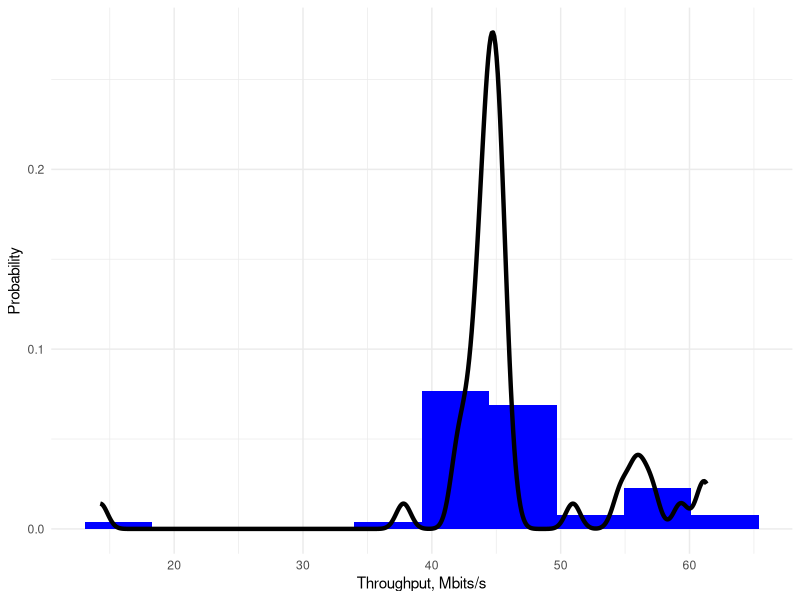

The R script that drew this image:
data<-read.csv("upload.txt", header=T)

require(ggplot2)

pdf("upload.pdf")
options(repr.plot.width = 5, repr.plot.height = 2)
ggplot(data, aes(x=Throughput / 1024, y = after_stat(density))) + 
  geom_histogram(aes(y = after_stat(density)), bins = 10, fill = "blue") +
  xlab("Throughput, Mbits/s") +
  ylab("Probability") +
  geom_density(color = "black", size = 1.5, alpha = 0.5) +
  theme_minimal()
dev.off()
